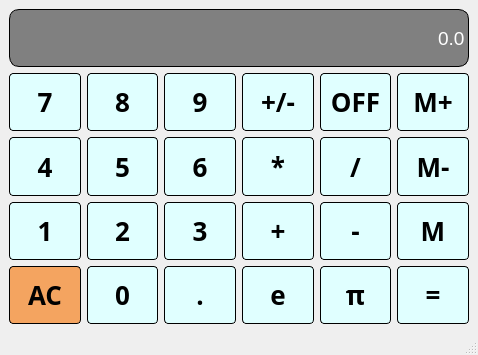
<?xml version="1.0" encoding="UTF-8"?>
<ui version="4.0">
 <class>Calculator</class>
 <widget class="QMainWindow" name="Calculator">
  <property name="geometry">
   <rect>
    <x>0</x>
    <y>0</y>
    <width>478</width>
    <height>355</height>
   </rect>
  </property>
  <property name="windowTitle">
   <string>Calculator</string>
  </property>
  <property name="styleSheet">
   <string notr="true">QPushButton {
	background-color: lightcyan;
	border: 1px solid ochid;
	border-radius: 4px;
	font-size: 26px;
}

QPushButton:pressed 
{
	background-color: blue;
}

QLineEdit {
	background-color: gray;
	color: white;
	border: 1px solid ochid;
	border-radius: 10px;
}</string>
  </property>
  <widget class="QWidget" name="centralwidget">
   <layout class="QGridLayout" name="gridLayout">
    <item row="6" column="3">
     <widget class="QPushButton" name="Conste">
      <property name="sizePolicy">
       <sizepolicy hsizetype="Preferred" vsizetype="Preferred">
        <horstretch>0</horstretch>
        <verstretch>0</verstretch>
       </sizepolicy>
      </property>
      <property name="font">
       <font>
        <family>Arial Black</family>
        <pointsize>-1</pointsize>
        <weight>75</weight>
        <bold>true</bold>
       </font>
      </property>
      <property name="text">
       <string>e</string>
      </property>
     </widget>
    </item>
    <item row="6" column="1">
     <widget class="QPushButton" name="Button0">
      <property name="sizePolicy">
       <sizepolicy hsizetype="Preferred" vsizetype="Preferred">
        <horstretch>0</horstretch>
        <verstretch>0</verstretch>
       </sizepolicy>
      </property>
      <property name="font">
       <font>
        <family>Arial Black</family>
        <pointsize>-1</pointsize>
        <weight>75</weight>
        <bold>true</bold>
       </font>
      </property>
      <property name="text">
       <string>0</string>
      </property>
     </widget>
    </item>
    <item row="5" column="5">
     <widget class="QPushButton" name="MemoryGet">
      <property name="sizePolicy">
       <sizepolicy hsizetype="Preferred" vsizetype="Preferred">
        <horstretch>0</horstretch>
        <verstretch>0</verstretch>
       </sizepolicy>
      </property>
      <property name="font">
       <font>
        <family>Arial Black</family>
        <pointsize>-1</pointsize>
        <weight>75</weight>
        <bold>true</bold>
       </font>
      </property>
      <property name="text">
       <string>M</string>
      </property>
     </widget>
    </item>
    <item row="5" column="2">
     <widget class="QPushButton" name="Button3">
      <property name="sizePolicy">
       <sizepolicy hsizetype="Preferred" vsizetype="Preferred">
        <horstretch>0</horstretch>
        <verstretch>0</verstretch>
       </sizepolicy>
      </property>
      <property name="font">
       <font>
        <family>Arial Black</family>
        <pointsize>-1</pointsize>
        <weight>75</weight>
        <bold>true</bold>
       </font>
      </property>
      <property name="text">
       <string>3</string>
      </property>
     </widget>
    </item>
    <item row="4" column="4">
     <widget class="QPushButton" name="Divided">
      <property name="sizePolicy">
       <sizepolicy hsizetype="Preferred" vsizetype="Preferred">
        <horstretch>0</horstretch>
        <verstretch>0</verstretch>
       </sizepolicy>
      </property>
      <property name="font">
       <font>
        <family>Arial Black</family>
        <pointsize>-1</pointsize>
        <weight>75</weight>
        <bold>true</bold>
       </font>
      </property>
      <property name="text">
       <string>/</string>
      </property>
     </widget>
    </item>
    <item row="4" column="0">
     <widget class="QPushButton" name="Button4">
      <property name="sizePolicy">
       <sizepolicy hsizetype="Preferred" vsizetype="Preferred">
        <horstretch>0</horstretch>
        <verstretch>0</verstretch>
       </sizepolicy>
      </property>
      <property name="font">
       <font>
        <family>Arial Black</family>
        <pointsize>-1</pointsize>
        <weight>75</weight>
        <bold>true</bold>
       </font>
      </property>
      <property name="text">
       <string>4</string>
      </property>
     </widget>
    </item>
    <item row="5" column="4">
     <widget class="QPushButton" name="Minus">
      <property name="sizePolicy">
       <sizepolicy hsizetype="Preferred" vsizetype="Preferred">
        <horstretch>0</horstretch>
        <verstretch>0</verstretch>
       </sizepolicy>
      </property>
      <property name="font">
       <font>
        <family>Arial Black</family>
        <pointsize>-1</pointsize>
        <weight>75</weight>
        <bold>true</bold>
       </font>
      </property>
      <property name="text">
       <string>-</string>
      </property>
     </widget>
    </item>
    <item row="6" column="4">
     <widget class="QPushButton" name="Constpi">
      <property name="sizePolicy">
       <sizepolicy hsizetype="Preferred" vsizetype="Preferred">
        <horstretch>0</horstretch>
        <verstretch>0</verstretch>
       </sizepolicy>
      </property>
      <property name="font">
       <font>
        <family>Arial Black</family>
        <pointsize>-1</pointsize>
        <weight>75</weight>
        <bold>true</bold>
       </font>
      </property>
      <property name="text">
       <string>π</string>
      </property>
     </widget>
    </item>
    <item row="6" column="0">
     <widget class="QPushButton" name="AC">
      <property name="sizePolicy">
       <sizepolicy hsizetype="Preferred" vsizetype="Preferred">
        <horstretch>0</horstretch>
        <verstretch>0</verstretch>
       </sizepolicy>
      </property>
      <property name="font">
       <font>
        <family>Arial Black</family>
        <pointsize>-1</pointsize>
        <weight>75</weight>
        <bold>true</bold>
       </font>
      </property>
      <property name="styleSheet">
       <string notr="true">QPushButton {
	background-color: sandybrown;
}

QPushButton:pressed 
{
	background-color: blue;
}</string>
      </property>
      <property name="text">
       <string>AC</string>
      </property>
     </widget>
    </item>
    <item row="4" column="3">
     <widget class="QPushButton" name="Times">
      <property name="sizePolicy">
       <sizepolicy hsizetype="Preferred" vsizetype="Preferred">
        <horstretch>0</horstretch>
        <verstretch>0</verstretch>
       </sizepolicy>
      </property>
      <property name="font">
       <font>
        <family>Arial Black</family>
        <pointsize>-1</pointsize>
        <weight>75</weight>
        <bold>true</bold>
       </font>
      </property>
      <property name="text">
       <string>*</string>
      </property>
     </widget>
    </item>
    <item row="6" column="5">
     <widget class="QPushButton" name="Equal">
      <property name="sizePolicy">
       <sizepolicy hsizetype="Preferred" vsizetype="Preferred">
        <horstretch>0</horstretch>
        <verstretch>0</verstretch>
       </sizepolicy>
      </property>
      <property name="font">
       <font>
        <family>Arial Black</family>
        <pointsize>-1</pointsize>
        <weight>75</weight>
        <bold>true</bold>
       </font>
      </property>
      <property name="text">
       <string>=</string>
      </property>
     </widget>
    </item>
    <item row="2" column="1">
     <widget class="QPushButton" name="Button8">
      <property name="sizePolicy">
       <sizepolicy hsizetype="Preferred" vsizetype="Preferred">
        <horstretch>0</horstretch>
        <verstretch>0</verstretch>
       </sizepolicy>
      </property>
      <property name="font">
       <font>
        <family>Arial Black</family>
        <pointsize>-1</pointsize>
        <weight>75</weight>
        <bold>true</bold>
       </font>
      </property>
      <property name="text">
       <string>8</string>
      </property>
     </widget>
    </item>
    <item row="2" column="5">
     <widget class="QPushButton" name="MemoryAdd">
      <property name="sizePolicy">
       <sizepolicy hsizetype="Preferred" vsizetype="Preferred">
        <horstretch>0</horstretch>
        <verstretch>0</verstretch>
       </sizepolicy>
      </property>
      <property name="font">
       <font>
        <family>Arial Black</family>
        <pointsize>-1</pointsize>
        <weight>75</weight>
        <bold>true</bold>
       </font>
      </property>
      <property name="text">
       <string>M+</string>
      </property>
     </widget>
    </item>
    <item row="2" column="4">
     <widget class="QPushButton" name="Off">
      <property name="sizePolicy">
       <sizepolicy hsizetype="Preferred" vsizetype="Preferred">
        <horstretch>0</horstretch>
        <verstretch>0</verstretch>
       </sizepolicy>
      </property>
      <property name="font">
       <font>
        <family>Arial Black</family>
        <pointsize>-1</pointsize>
        <weight>75</weight>
        <bold>true</bold>
       </font>
      </property>
      <property name="text">
       <string>OFF</string>
      </property>
     </widget>
    </item>
    <item row="6" column="2">
     <widget class="QPushButton" name="Dot">
      <property name="sizePolicy">
       <sizepolicy hsizetype="Preferred" vsizetype="Preferred">
        <horstretch>0</horstretch>
        <verstretch>0</verstretch>
       </sizepolicy>
      </property>
      <property name="font">
       <font>
        <family>Arial Black</family>
        <pointsize>-1</pointsize>
        <weight>75</weight>
        <bold>true</bold>
       </font>
      </property>
      <property name="text">
       <string>.</string>
      </property>
     </widget>
    </item>
    <item row="4" column="1">
     <widget class="QPushButton" name="Button5">
      <property name="sizePolicy">
       <sizepolicy hsizetype="Preferred" vsizetype="Preferred">
        <horstretch>0</horstretch>
        <verstretch>0</verstretch>
       </sizepolicy>
      </property>
      <property name="font">
       <font>
        <family>Arial Black</family>
        <pointsize>-1</pointsize>
        <weight>75</weight>
        <bold>true</bold>
       </font>
      </property>
      <property name="text">
       <string>5</string>
      </property>
     </widget>
    </item>
    <item row="4" column="2">
     <widget class="QPushButton" name="Button6">
      <property name="sizePolicy">
       <sizepolicy hsizetype="Preferred" vsizetype="Preferred">
        <horstretch>0</horstretch>
        <verstretch>0</verstretch>
       </sizepolicy>
      </property>
      <property name="font">
       <font>
        <family>Arial Black</family>
        <pointsize>-1</pointsize>
        <weight>75</weight>
        <bold>true</bold>
       </font>
      </property>
      <property name="text">
       <string>6</string>
      </property>
     </widget>
    </item>
    <item row="5" column="1">
     <widget class="QPushButton" name="Button2">
      <property name="sizePolicy">
       <sizepolicy hsizetype="Preferred" vsizetype="Preferred">
        <horstretch>0</horstretch>
        <verstretch>0</verstretch>
       </sizepolicy>
      </property>
      <property name="font">
       <font>
        <family>Arial Black</family>
        <pointsize>-1</pointsize>
        <weight>75</weight>
        <bold>true</bold>
       </font>
      </property>
      <property name="text">
       <string>2</string>
      </property>
     </widget>
    </item>
    <item row="5" column="0">
     <widget class="QPushButton" name="Button1">
      <property name="sizePolicy">
       <sizepolicy hsizetype="Preferred" vsizetype="Preferred">
        <horstretch>0</horstretch>
        <verstretch>0</verstretch>
       </sizepolicy>
      </property>
      <property name="font">
       <font>
        <family>Arial Black</family>
        <pointsize>-1</pointsize>
        <weight>75</weight>
        <bold>true</bold>
       </font>
      </property>
      <property name="text">
       <string>1</string>
      </property>
     </widget>
    </item>
    <item row="4" column="5">
     <widget class="QPushButton" name="MemoryClear">
      <property name="sizePolicy">
       <sizepolicy hsizetype="Preferred" vsizetype="Preferred">
        <horstretch>0</horstretch>
        <verstretch>0</verstretch>
       </sizepolicy>
      </property>
      <property name="font">
       <font>
        <family>Arial Black</family>
        <pointsize>-1</pointsize>
        <weight>75</weight>
        <bold>true</bold>
       </font>
      </property>
      <property name="text">
       <string>M-</string>
      </property>
     </widget>
    </item>
    <item row="5" column="3">
     <widget class="QPushButton" name="Add">
      <property name="sizePolicy">
       <sizepolicy hsizetype="Preferred" vsizetype="Preferred">
        <horstretch>0</horstretch>
        <verstretch>0</verstretch>
       </sizepolicy>
      </property>
      <property name="font">
       <font>
        <family>Arial Black</family>
        <pointsize>-1</pointsize>
        <weight>75</weight>
        <bold>true</bold>
       </font>
      </property>
      <property name="text">
       <string>+</string>
      </property>
     </widget>
    </item>
    <item row="2" column="3">
     <widget class="QPushButton" name="Sign">
      <property name="sizePolicy">
       <sizepolicy hsizetype="Preferred" vsizetype="Preferred">
        <horstretch>0</horstretch>
        <verstretch>0</verstretch>
       </sizepolicy>
      </property>
      <property name="font">
       <font>
        <family>Arial Black</family>
        <pointsize>-1</pointsize>
        <weight>75</weight>
        <bold>true</bold>
       </font>
      </property>
      <property name="text">
       <string>+/-</string>
      </property>
     </widget>
    </item>
    <item row="2" column="2">
     <widget class="QPushButton" name="Button9">
      <property name="sizePolicy">
       <sizepolicy hsizetype="Preferred" vsizetype="Preferred">
        <horstretch>0</horstretch>
        <verstretch>0</verstretch>
       </sizepolicy>
      </property>
      <property name="font">
       <font>
        <family>Arial Black</family>
        <pointsize>-1</pointsize>
        <weight>75</weight>
        <bold>true</bold>
       </font>
      </property>
      <property name="text">
       <string>9</string>
      </property>
     </widget>
    </item>
    <item row="2" column="0">
     <widget class="QPushButton" name="Button7">
      <property name="sizePolicy">
       <sizepolicy hsizetype="Preferred" vsizetype="Preferred">
        <horstretch>0</horstretch>
        <verstretch>0</verstretch>
       </sizepolicy>
      </property>
      <property name="font">
       <font>
        <family>Arial Black</family>
        <pointsize>-1</pointsize>
        <weight>75</weight>
        <bold>true</bold>
       </font>
      </property>
      <property name="text">
       <string>7</string>
      </property>
     </widget>
    </item>
    <item row="0" column="0" colspan="6">
     <widget class="QLineEdit" name="Display">
      <property name="enabled">
       <bool>false</bool>
      </property>
      <property name="sizePolicy">
       <sizepolicy hsizetype="Preferred" vsizetype="Preferred">
        <horstretch>0</horstretch>
        <verstretch>0</verstretch>
       </sizepolicy>
      </property>
      <property name="font">
       <font>
        <family>Arial</family>
        <pointsize>14</pointsize>
       </font>
      </property>
      <property name="cursor">
       <cursorShape>IBeamCursor</cursorShape>
      </property>
      <property name="text">
       <string>0.0</string>
      </property>
      <property name="alignment">
       <set>Qt::AlignRight|Qt::AlignTrailing|Qt::AlignVCenter</set>
      </property>
     </widget>
    </item>
   </layout>
  </widget>
  <widget class="QMenuBar" name="menubar">
   <property name="geometry">
    <rect>
     <x>0</x>
     <y>0</y>
     <width>478</width>
     <height>25</height>
    </rect>
   </property>
  </widget>
  <widget class="QStatusBar" name="statusbar"/>
 </widget>
 <resources/>
 <connections/>
</ui>
